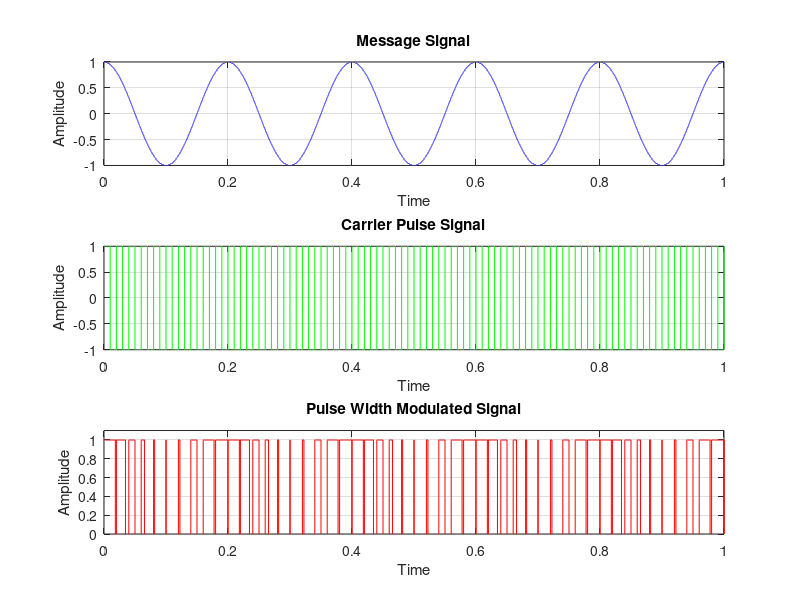

This chart was generated by the following MATLAB code:
% Clear The Workspace

clc;
clearvars;


% Load Signal Package For Octave (Not Neccessary For MATLAB)

pkg load signal;


% Define Time Vector

time = 0:0.00001:1; % Resizing For Avoiding Index Error


% Generating Message Signal

message_amplitude = 1;
message_frequency = 5;

message_signal = message_amplitude .* cos(2 * pi * message_frequency * time);


% Generating Carrier Sawtooth Signal

pulse_frequency = 50;
pulse_angle = 2 * pi * pulse_frequency * time;

carrier_signal = square(pulse_angle) % Generating Square Wave As Carrier


% Generating Pulse Width Modulation Signal

s_tooth = 1.01 * message_amplitude .* sawtooth(pulse_angle);

pwm_signal = zeros(1, length(time));

for i = 1:length(time)
  if (message_signal(i) > s_tooth(i))
    pwm_signal(i) = 1;
  else
    pwm_signal(i) = -1;
  end
  
end


% Ploting Signals

subplot(3, 1, 1);
plot(time, message_signal, 'b');
title('Message Signal');
xlabel('Time');
ylabel('Amplitude');
xlim([0, 1]);
grid on;

subplot(3, 1, 2);
plot(time, carrier_signal, 'g');
title('Carrier Pulse Signal');
xlabel('Time');
ylabel('Amplitude');
xlim([0, 1]);
grid on;

subplot(3, 1, 3);
plot(time, pwm_signal, 'r');
title('Pulse Width Modulated Signal');
xlabel('Time');
ylabel('Amplitude');
axis([0 1 0 1.1]);
grid on;



